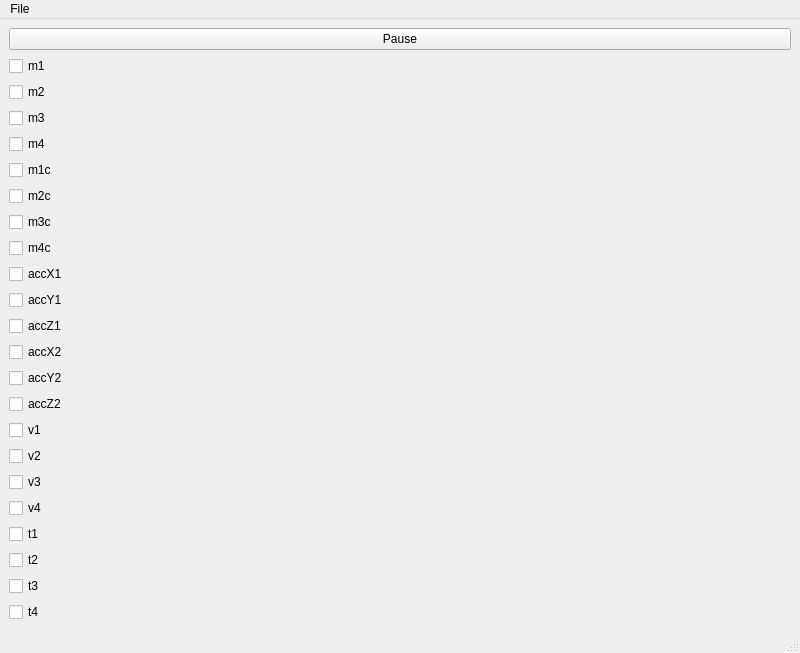
<?xml version="1.0" encoding="UTF-8"?>
<ui version="4.0">
 <class>MainWindow</class>
 <widget class="QMainWindow" name="MainWindow">
  <property name="geometry">
   <rect>
    <x>0</x>
    <y>0</y>
    <width>800</width>
    <height>600</height>
   </rect>
  </property>
  <property name="sizePolicy">
   <sizepolicy hsizetype="Expanding" vsizetype="Preferred">
    <horstretch>0</horstretch>
    <verstretch>0</verstretch>
   </sizepolicy>
  </property>
  <property name="windowTitle">
   <string>MainWindow</string>
  </property>
  <widget class="QWidget" name="centralwidget">
   <layout class="QGridLayout" name="gridLayout_2">
    <item row="2" column="4">
     <layout class="QGridLayout" name="gridLayout"/>
    </item>
    <item row="2" column="2">
     <layout class="QGridLayout" name="gridLayout_3">
      <property name="sizeConstraint">
       <enum>QLayout::SetDefaultConstraint</enum>
      </property>
      <item row="3" column="0">
       <widget class="QPushButton" name="start_pause">
        <property name="text">
         <string>Pause</string>
        </property>
       </widget>
      </item>
      <item row="4" column="0">
       <widget class="QCheckBox" name="m1">
        <property name="text">
         <string>m1</string>
        </property>
       </widget>
      </item>
      <item row="5" column="0">
       <widget class="QCheckBox" name="m2">
        <property name="text">
         <string>m2</string>
        </property>
       </widget>
      </item>
      <item row="12" column="0">
       <widget class="QCheckBox" name="accX1">
        <property name="text">
         <string>accX1</string>
        </property>
       </widget>
      </item>
      <item row="13" column="0">
       <widget class="QCheckBox" name="accY1">
        <property name="text">
         <string>accY1</string>
        </property>
       </widget>
      </item>
      <item row="6" column="0">
       <widget class="QCheckBox" name="m3">
        <property name="text">
         <string>m3</string>
        </property>
       </widget>
      </item>
      <item row="14" column="0">
       <widget class="QCheckBox" name="accZ1">
        <property name="text">
         <string>accZ1</string>
        </property>
       </widget>
      </item>
      <item row="7" column="0">
       <widget class="QCheckBox" name="m4">
        <property name="text">
         <string>m4</string>
        </property>
       </widget>
      </item>
      <item row="15" column="0">
       <widget class="QCheckBox" name="accX2">
        <property name="text">
         <string>accX2</string>
        </property>
       </widget>
      </item>
      <item row="22" column="0">
       <widget class="QCheckBox" name="t1">
        <property name="text">
         <string>t1</string>
        </property>
       </widget>
      </item>
      <item row="23" column="0">
       <widget class="QCheckBox" name="t2">
        <property name="text">
         <string>t2</string>
        </property>
       </widget>
      </item>
      <item row="24" column="0">
       <widget class="QCheckBox" name="t3">
        <property name="text">
         <string>t3</string>
        </property>
       </widget>
      </item>
      <item row="25" column="0">
       <widget class="QCheckBox" name="t4">
        <property name="text">
         <string>t4</string>
        </property>
       </widget>
      </item>
      <item row="16" column="0">
       <widget class="QCheckBox" name="accY2">
        <property name="text">
         <string>accY2</string>
        </property>
       </widget>
      </item>
      <item row="17" column="0">
       <widget class="QCheckBox" name="accZ2">
        <property name="text">
         <string>accZ2</string>
        </property>
       </widget>
      </item>
      <item row="18" column="0">
       <widget class="QCheckBox" name="v1">
        <property name="text">
         <string>v1</string>
        </property>
       </widget>
      </item>
      <item row="19" column="0">
       <widget class="QCheckBox" name="v2">
        <property name="text">
         <string>v2</string>
        </property>
       </widget>
      </item>
      <item row="20" column="0">
       <widget class="QCheckBox" name="v3">
        <property name="text">
         <string>v3</string>
        </property>
       </widget>
      </item>
      <item row="21" column="0">
       <widget class="QCheckBox" name="v4">
        <property name="text">
         <string>v4</string>
        </property>
       </widget>
      </item>
      <item row="8" column="0">
       <widget class="QCheckBox" name="m1c">
        <property name="text">
         <string>m1c</string>
        </property>
       </widget>
      </item>
      <item row="9" column="0">
       <widget class="QCheckBox" name="m2c">
        <property name="text">
         <string>m2c</string>
        </property>
       </widget>
      </item>
      <item row="10" column="0">
       <widget class="QCheckBox" name="m3c">
        <property name="text">
         <string>m3c</string>
        </property>
       </widget>
      </item>
      <item row="11" column="0">
       <widget class="QCheckBox" name="m4c">
        <property name="text">
         <string>m4c</string>
        </property>
       </widget>
      </item>
     </layout>
    </item>
   </layout>
  </widget>
  <widget class="QMenuBar" name="menubar">
   <property name="geometry">
    <rect>
     <x>0</x>
     <y>0</y>
     <width>800</width>
     <height>23</height>
    </rect>
   </property>
   <widget class="QMenu" name="menuFile">
    <property name="title">
     <string>File</string>
    </property>
    <addaction name="actionOpen_force_profile"/>
   </widget>
   <addaction name="menuFile"/>
  </widget>
  <widget class="QStatusBar" name="statusbar"/>
  <action name="actionOpen_force_profile">
   <property name="text">
    <string>Open force profile</string>
   </property>
  </action>
 </widget>
 <resources/>
 <connections/>
</ui>
